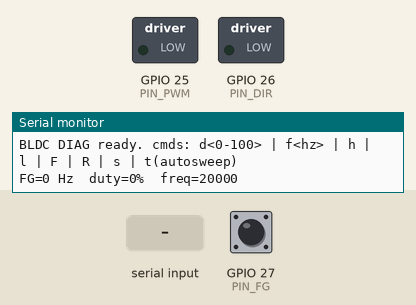
Simulated run of this sketch. Board: ESP32. Parts: switched loads named in the sketch (green lamp = pin HIGH), the last lines printed to the serial monitor. The test bench sets the inputs (shaded band); at power-on: GPIO 27 (PIN_FG) HIGH.

Above: at 1.6 s.
1.7 s: "d90\n" received over Serial
At 2.9 s:
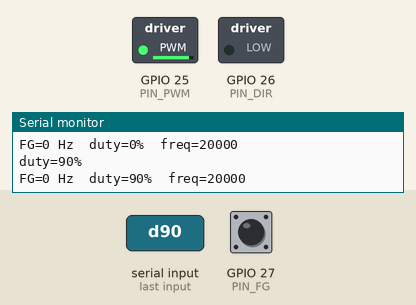
3.2 s: "F90\n" received over Serial
At 4.1 s:
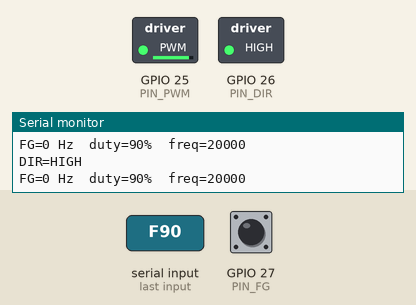
4.7 s: "s\n" received over Serial
At 5.3 s:
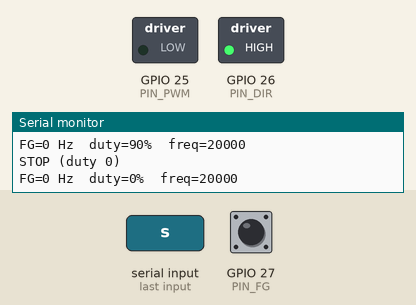
6.2 s: "R\n" received over Serial
At 7.4 s:
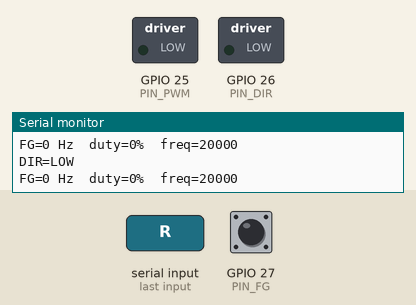
7.7 s: "F,45\n" received over Serial
At 8.7 s:
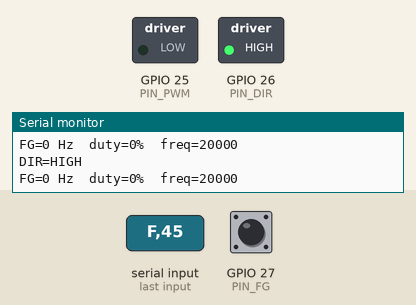
Timing chart, 0 to 10.2 s (numbered marks = the images above; inputs shaded):
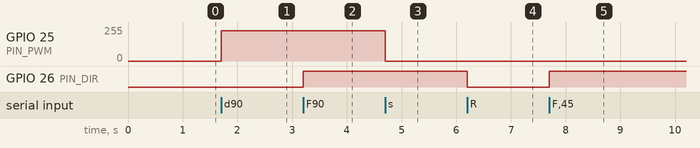

The sketch:

bldc_diag.ino
```cpp
// BLDC5520 diagnostic — NodeMCU ESP32 (WROOM-32), USB serial control.
// PWM=GPIO25 (blue), DIR=GPIO26 (yellow), FG=GPIO27 (green), GND common, VCC=24V pack.
// Serial 115200. Cmds: d<0-100> duty | f<hz> freq | h HIGH | l LOW | F/R dir | s stop | t autosweep
#include <Arduino.h>
#define PIN_PWM 25
#define PIN_DIR 26
#define PIN_FG  27
int res = 8, freq = 20000;
volatile uint32_t fg = 0;
void IRAM_ATTR isr(){ fg++; }
int duty = 0;
bool pwmAttached = false;

void attach(){ if(!pwmAttached){ ledcAttach(PIN_PWM, freq, res); pwmAttached = true; } }
void setDuty(int p){ attach(); duty = constrain(p,0,100); ledcWrite(PIN_PWM, map(duty,0,100,0,(1<<res)-1)); }
void doHigh(){ if(pwmAttached){ ledcDetach(PIN_PWM); pwmAttached=false; } pinMode(PIN_PWM,OUTPUT); digitalWrite(PIN_PWM,HIGH); Serial.println(">> GPIO25 = HIGH (static)"); }
void doLow(){  if(pwmAttached){ ledcDetach(PIN_PWM); pwmAttached=false; } pinMode(PIN_PWM,OUTPUT); digitalWrite(PIN_PWM,LOW);  Serial.println(">> GPIO25 = LOW (static)"); }

void autosweep(){
  Serial.println("== AUTOSWEEP: watch motor, note each step ==");
  doHigh(); Serial.println("STEP A: GPIO25 HIGH (3s)"); delay(3000);
  doLow();  Serial.println("STEP B: GPIO25 LOW (3s)");  delay(3000);
  int st[] = {0,25,50,75,100};
  for(int i=0;i<5;i++){ setDuty(st[i]); Serial.printf("STEP PWM %d%% (3s)\n", st[i]); delay(3000); }
  setDuty(0); Serial.println("== SWEEP DONE, duty 0 ==");
}

void setup(){
  Serial.begin(115200); delay(400);
  pinMode(PIN_DIR, OUTPUT); digitalWrite(PIN_DIR, LOW);
  pinMode(PIN_FG, INPUT_PULLUP);
  attachInterrupt(digitalPinToInterrupt(PIN_FG), isr, RISING);
  setDuty(0);
  Serial.println("\nBLDC DIAG ready. cmds: d<0-100> | f<hz> | h | l | F | R | s | t(autosweep)");
}

void loop(){
  if(Serial.available()){
    String s = Serial.readStringUntil('\n'); s.trim();
    if(s.length()){
      char c = s[0];
      if(c=='d'){ setDuty(s.substring(1).toInt()); Serial.printf("duty=%d%%\n",duty); }
      else if(c=='f'){ freq=s.substring(1).toInt(); attach(); ledcChangeFrequency(PIN_PWM,freq,res); Serial.printf("freq=%d Hz\n",freq); }
      else if(c=='h'){ doHigh(); }
      else if(c=='l'){ doLow(); }
      else if(c=='F'){ digitalWrite(PIN_DIR,HIGH); Serial.println("DIR=HIGH"); }
      else if(c=='R'){ digitalWrite(PIN_DIR,LOW);  Serial.println("DIR=LOW"); }
      else if(c=='s'){ setDuty(0); Serial.println("STOP (duty 0)"); }
      else if(c=='t'){ autosweep(); }
    }
  }
  static uint32_t t=0;
  if(millis()-t>=1000){ t=millis(); noInterrupts(); uint32_t v=fg; fg=0; interrupts();
    Serial.printf("FG=%lu Hz  duty=%d%%  freq=%d\n", v, duty, freq); }
}
```

Measured:
- after the input at 1.7 s, GPIO 25 (PIN_PWM): 0/255 → 228/255 at once
- after the input at 3.2 s, GPIO 26 (PIN_DIR): LOW → HIGH at once
- after the input at 4.7 s, GPIO 25 (PIN_PWM): 228/255 → 0/255 at once
- after the input at 6.2 s, GPIO 26 (PIN_DIR): HIGH → LOW at once
- after the input at 7.7 s, GPIO 26 (PIN_DIR): LOW → HIGH at once
